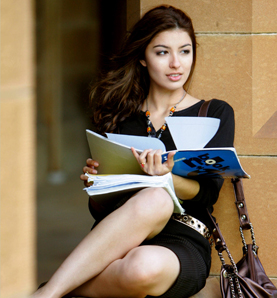
#> input picture data/Pratheepan_Dataset/FacePhoto/0520962400.jpg, 277 x 298 px; its folder holds only this picture in this run
$ python main.py
#> lines starting #> are read from the running program, lines starting #| are printed output that depends on the picture
### utils.py
import numpy as np
from matplotlib import pyplot as plt
import cv2


def load_image(nom, is_color):
    # Channel BGR
#> called with is_color = True
    if is_color:
        img = cv2.imread(nom, cv2.IMREAD_COLOR)
#> img is the input picture: shape (298, 277, 3); mean B, G, R 84.1, 109.9, 129.3
    else:
        img = cv2.imread(nom, cv2.IMREAD_GRAYSCALE)
    return img


def inverse_image(I):
    # I : cv2 img
    return 255 - I
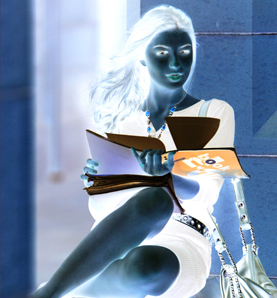
#> returned value: shape (298, 277, 3); mean of channels 0, 1, 2 170.9, 145.1, 125.7; drawn as B, G, R


def BGR_to_HSV(img):
    return cv2.cvtColor(img, cv2.COLOR_BGR2HSV)


def BGR_to_Lab(img):
    return cv2.cvtColor(img, cv2.COLOR_BGR2LAB)


# http://www.pyimagesearch.com/2014/01/22/clever-girl-a-guide-to-utilizing-color-histograms-for-computer-vision-and-image-search-engines/
def BGR_histogram(bgr_img, black_and_white_img):
    # plot a 2D color histogram for red and green
    hist = cv2.calcHist([bgr_img], [2, 1], black_and_white_img[:, :, 0],
                        [32, 32], [0, 256, 0, 256])
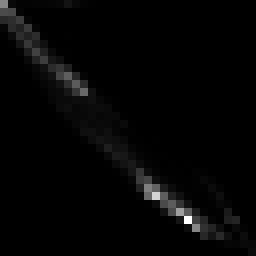
#> hist: shape (32, 32) float32 (shown 8 times larger); min 0, max 3558, mean 75.6; drawn with min black and max white
    return hist


# [10 lines left out: functions HSV_histogram, Lab_histogram, not called in this run]


# [14 lines that do not run on import are left out]

### skin_detector.py
import numpy as np
import os
from matplotlib import pyplot as plt
import cv2
from utils import *


class Judge:

    def __init__(self, skin_detector, tests_folders):
        '''skin_detector : Object SkinDetector
        folders = list of tuple :
            [(folder1, folderstrue),(folder2, folder2true...)]'''
        self.skin_detector = skin_detector
        self.tests_folders = tests_folders

    def get_recall_precision(self):
        recalls = []
        precisions = []
        for test_folder in self.tests_folders:
            for filename in os.listdir(test_folder[0]):
                # print(filename)
                true_positive = 0
                false_positive = 0
                false_negative = 0
                true_negative = 0
                color_img = load_image(test_folder[0] + filename, True)
                black_and_white_img = load_image(
                    test_folder[1] + os.path.splitext(filename)[0]+'.png',
                    True)
                for index_row, row in enumerate(color_img):
                    for index_triplet, triplet in enumerate(row):
                        black_and_white_color = \
                            black_and_white_img[index_row][index_triplet]
                        if list(black_and_white_color) == [0, 0, 0]:
                            if self.skin_detector.is_skin_pixel(triplet):
                                false_negative += 1
                            else:
                                true_negative += 1
                        elif list(black_and_white_color) == [255, 255, 255]:
                            if self.skin_detector.is_skin_pixel(triplet):
                                true_positive += 1
                            else:
                                false_positive += 1
                        else:
                            print("ok")
                recall = true_positive/(true_positive + false_positive)
                precision = true_positive/(true_positive + false_negative)
                # print('Recall', recall)
                # print("Precision", precision)
                recalls.append(recall)
                precisions.append(precision)
        print('Mean recall', (sum(recalls)/len(recalls)))
        print('Mean precision', (sum(precisions)/len(precisions)))


class SkinDetector:

    # [11 lines left out: function draw_skin, not called in this run]


class ExplicitSkinDetector(SkinDetector):

    # [12 lines left out: function is_skin_pixel, not called in this run]


class NonParametricSkinDetector(SkinDetector):

    def create_skin_models(self):
        pass


class NonParametricBGRSkinDetector(NonParametricSkinDetector):

    def __init__(self, learning_folders):
        skin_models = self.create_skin_models(learning_folders)
        self.skin_model = skin_models[0]
        self.non_skin_model = skin_models[1]

    def create_skin_models(self, learning_folders):
        '''learning_folders : lists of differents sample learning_folders
        Two arrays dimension (a and b) : 0 -> 256 0 -> 256
        One array skin model : nb of skin pixel in image
        One array non skin model : nb of non skin pixel in image'''
        skin_model = np.zeros((32, 32))
        non_skin_model = np.zeros((32, 32))
        for folder in learning_folders:
            for filename in os.listdir(folder[0]):
                color_img = load_image(folder[0] + filename, True)
                black_and_white_img = load_image(
                    folder[1] + os.path.splitext(filename)[0]+'.png', True)
                inversed_black_and_white_img = \
                    inverse_image(black_and_white_img)
                temp_skin_histogram = BGR_histogram(
                    color_img, black_and_white_img
                )
                skin_model = np.add(skin_model, temp_skin_histogram)
                temp_non_skin_histogram = BGR_histogram(
                    color_img, inversed_black_and_white_img
                )
                non_skin_model = np.add(
                    non_skin_model, temp_non_skin_histogram
                )
        skin_model = np.divide(skin_model, sum(sum(skin_model)))
        non_skin_model = np.divide(non_skin_model, sum(sum(non_skin_model)))
        return skin_model, non_skin_model

    def is_skin_pixel(self, pixel):
        # pixel : (B, G, R)
        # 256 bins to 32 bins transformation
        B = int(pixel[0]/8)
        G = int(pixel[1]/8)
        R = int(pixel[2]/8)
        '''if R in self.red_list and G in self.green_list:
            print(R, G)'''
        p_skin = self.skin_model[R][G]
        p_non_skin = self.non_skin_model[R][G]
        if p_skin >= p_non_skin:
            return True
        else:
            return False


class NonParametricHSVSkinDetector(NonParametricSkinDetector):

    # [46 lines left out: functions __init__, create_skin_models, is_skin_pixel, not called in this run]


class NonParametricLABSkinDetector(NonParametricSkinDetector):

    # [46 lines left out: functions __init__, create_skin_models, is_skin_pixel, not called in this run]

### main.py
from skin_detector import ExplicitSkinDetector
from skin_detector import NonParametricBGRSkinDetector
from skin_detector import NonParametricHSVSkinDetector
from skin_detector import NonParametricLABSkinDetector
from skin_detector import Judge
from utils import *

import numpy as np
import os
from matplotlib import pyplot as plt
import cv2

if __name__ == '__main__':
    '''explicit_skin_detector = ExplicitSkinDetector()
    folder = "data/Pratheepan_Dataset/FacePhoto/"
    for filename in os.listdir(folder):
        img = load_image(folder + filename, True)
        cv2.imshow('image', img)
        cv2.waitKey(0)
        cv2.destroyAllWindows()
        skin_img = explicit_skin_detector.draw_skin(
            img, (255, 255, 255), (0, 0, 0)
        )
        cv2.imshow('image', skin_img)
        cv2.waitKey(0)
        cv2.destroyAllWindows()'''
    learning_folders = [('data/Pratheepan_Dataset/FacePhoto/',
                         'data/Ground_Truth/GroundT_FacePhoto/')]
    test_folders = [('data/Pratheepan_Dataset/FamilyPhoto/',
                     'data/Ground_Truth/GroundT_FamilyPhoto/')]
    non_parametric_skin_detector = NonParametricBGRSkinDetector(learning_folders)
    # non_parametric_skin_detector = NonParametricHSVSkinDetector(learning_folders)
    # non_parametric_skin_detector = NonParametricLABSkinDetector(learning_folders)
    # explicit_skin_detector = ExplicitSkinDetector()
    judge = Judge(non_parametric_skin_detector, learning_folders)
    judge.get_recall_precision()
#> the loop in get_recall_precision, `for index_row, row in enumerate(color_img):` made 298 passes
#> (printed output is left out)
    '''img = load_image('data/tabatha.jpg', True)
    hsv_img = BGR_to_Lab(img)
    cv2.imshow('image', hsv_img)
    cv2.waitKey(0)
    cv2.destroyAllWindows()
    skin_img = non_parametric_skin_detector.draw_skin(
        hsv_img, (255, 255, 255), (0, 0, 0)
    )
    cv2.imshow('image', skin_img)
    # cv2.imwrite('tabatha_skin_2.jpg', skin_img)
    cv2.waitKey(0)
    cv2.destroyAllWindows()'''
